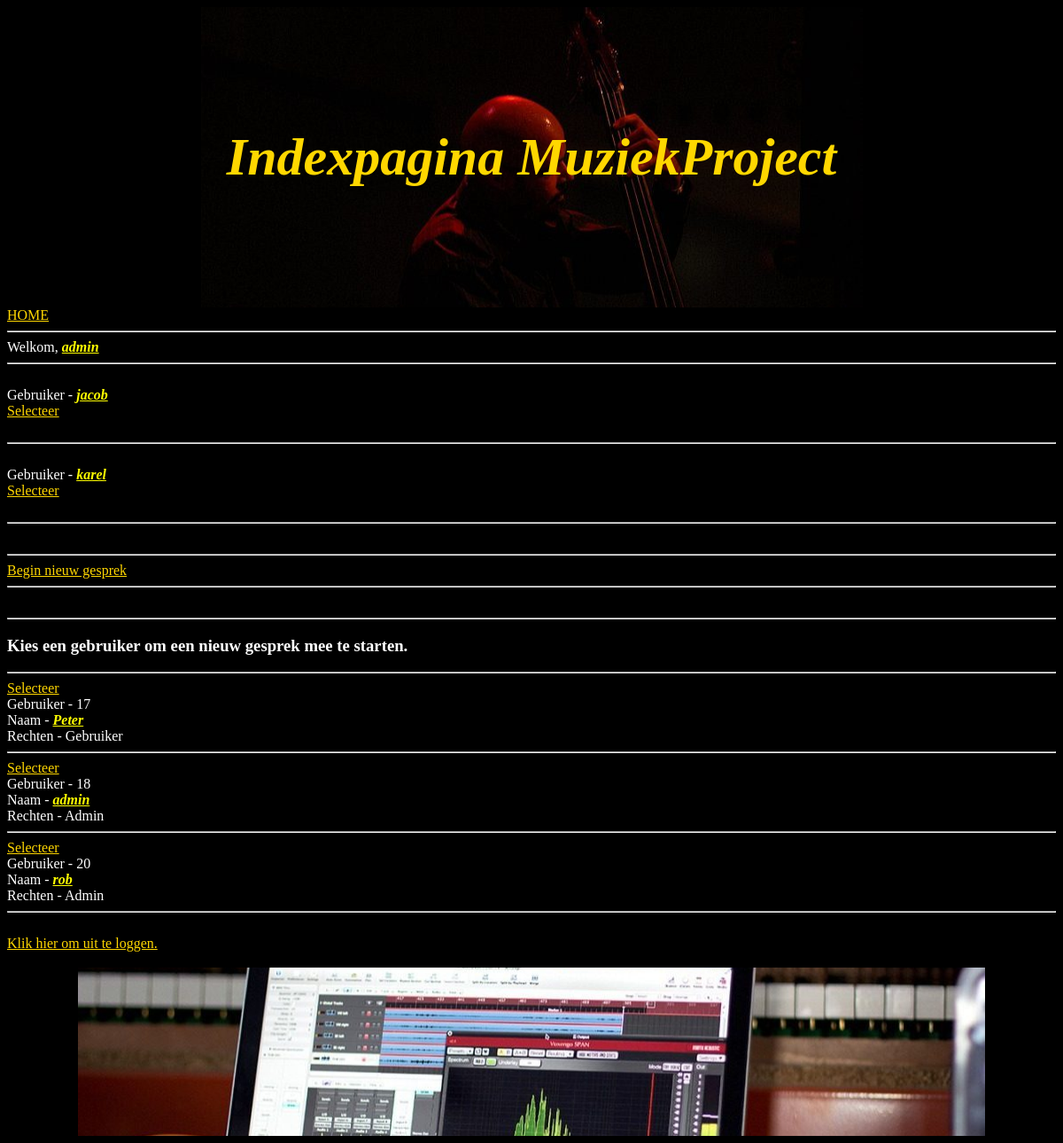
/Muziekproject/index.php?nieuw_gesprek (signed in), run on the app's committed database.
### tables this page shows
CREATE TABLE `user` (
  `user_ID` int(10) NOT NULL,
  `user_name` varchar(30) NOT NULL,
  `user_password` varchar(30) NOT NULL,
  `admin` tinyint(1) NOT NULL DEFAULT 0
);

### Muziekproject/index.php (the view, shortened to what this page needs)
<!DOCTYPE html>
<html>
	<head>
		<link rel="stylesheet" href="css/style.css">
	</head>
	<body>
		<div class="header">
			<h1>Indexpagina MuziekProject</h1>
		</div>
		<a href="index.php">HOME</a>
		<?php
			require("Backend/config.php");
			$connection = $db_connection;
			$Session = "";
			$admin_status ="";
			$user_ID ="";
			foreach ($_SESSION as $key=>$Session)
			{
				echo "<br><hr>Welkom, <user>".$Session."</user><hr>";
			}
			$query_user_ID = "SELECT user_ID FROM user WHERE user_name='$Session'";
			$query_user_ID_result = $connection->query($query_user_ID);
			if ($query_user_ID_result->num_rows > 0)
			{
				while($row1 = $query_user_ID_result->fetch_assoc())
				{
					$user_ID = $row1["user_ID"];
				}
				$query_admin_status = "SELECT admin FROM user WHERE user_ID='$user_ID'";
				$query_admin_status_result = $connection->query($query_admin_status);
				if ($query_admin_status_result->num_rows > 0)
				{
					while($row1 = $query_admin_status_result->fetch_assoc())
					{
						$admin_status = $row1["admin"];
					}
				}
				if ($admin_status == 1)
				{
					$query_conversation_ID = "SELECT * FROM conversation";
					$query_conversation_ID_result = $connection->query($query_conversation_ID);
					if ($query_conversation_ID_result->num_rows > 0)
					{
						while($row1 = $query_conversation_ID_result->fetch_assoc())
						{
							$conversation_ID = $row1["conversation_ID"];
							$user_ID = $row1["user_ID"];
							$query_user_ID = "SELECT user_name FROM user WHERE user_ID='$user_ID'";
							$query_user_ID_result = $connection->query($query_user_ID);
							if ($query_user_ID_result->num_rows > 0)
							{
								while($row1 = $query_user_ID_result->fetch_assoc())
								{
									echo "<br> Gebruiker - <user>" . $row1["user_name"] . "</user>
									<br><a href=\"index.php?gesprek=$conversation_ID\">Selecteer</a><br><br><hr>";
								}
							}
						}
					}
					echo "<br><hr><a href=\"index.php?nieuw_gesprek\">Begin nieuw gesprek</a><hr>";
				}
			}
			if (isset($_GET['nieuw_gesprek']) && $admin_status == 1)
			{
				echo "<br><hr><b><h3>Kies een gebruiker om een nieuw gesprek mee te starten.</h3></b><hr>";
				$userArray = array();
				$i = 0;
				$query_conversation_user_ID = "SELECT user_ID FROM conversation";
				$query_conversation_user_ID_result = $connection->query($query_conversation_user_ID);
				if ($query_conversation_user_ID_result->num_rows > 0)
				{
					while($row1 = $query_conversation_user_ID_result->fetch_assoc())
					{
						$i++;
						$userCheck = $row1["user_ID"];
						$userArray[$i] = $userCheck;
					}
				}
				$userArray = implode ( ', ', $userArray);
				$query_user_ID = "SELECT * FROM user WHERE user_ID NOT IN ($userArray)";
				$query_user_ID_result = $connection->query($query_user_ID);
				if ($query_user_ID_result->num_rows > 0)
				{
					while($row1 = $query_user_ID_result->fetch_assoc())
					{
						$user_ID = $row1["user_ID"];
						$username = $row1["user_name"];
						$admin_status = $row1["admin"];
						if ($admin_status == 1)
						{
							$admin_status = "Admin";
						}
						else
						{
							$admin_status = "Gebruiker";
						}
						echo "<a href=\"index.php?conversation_user=$user_ID\">Selecteer</a><br>";
						echo "Gebruiker - $user_ID <br>
						Naam - <user> $username </user><br>
						Rechten - $admin_status <br><hr>";
					}
				}
			}
		?>
		<?php if ($_SESSION != null) : ?>
				<br><a href="logout.php"> Klik hier om uit te loggen. </a></br>
			</html><br>
		<?php endif; ?>
	</body>
	<footer>
	</footer>
</html>

### Muziekproject/css/style.css (style rules this page uses)
body { background-color: black; background-repeat: no-repeat; background-position: bottom center; color: white; }
a { color: gold; }
user { color: yellow; text-decoration: underline; font-style: italic; font-weight: bold; }
.header { padding: 8%; text-align: center; background: black; color: gold; font-size: 30px; font-weight: bold; font-style: italic; background-image: url("../images/backgroundexample2.jpg"); background-repeat: no-repeat; background-position: center; }
footer { padding: 8%; text-align: center; background: black; color: white; font-size: 30px; font-weight: bold; font-style: italic; background-image: url("../images/backgroundexample1.jpg"); background-repeat: no-repeat; background-position: center; }

### data on the page
user: user_name "jacob"
user: user_name "karel"
user: user_ID "17", user_name "Peter", admin "Gebruiker"
user: user_ID "18", user_name "admin", admin "Admin"
user: user_ID "20", user_name "rob", admin "Admin"

### other printed values
$Session "admin"
